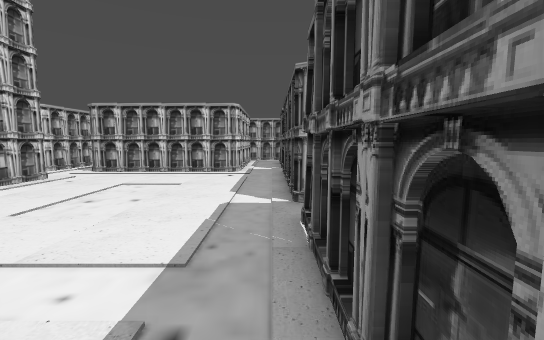
View 1 (above)

24 first-person views from a walk through a 3-D level made in the Godot game engine. The camera is 1.4 m above the floor, tilts 6° down and sees 90° across. The floor is counted in squares, 1 m on a side. Each view is taken from the middle of a square. On the plan, view 1 faces up. The plan holds only what a view shows up to about 13 squares ahead; the rest is blank.

View 2
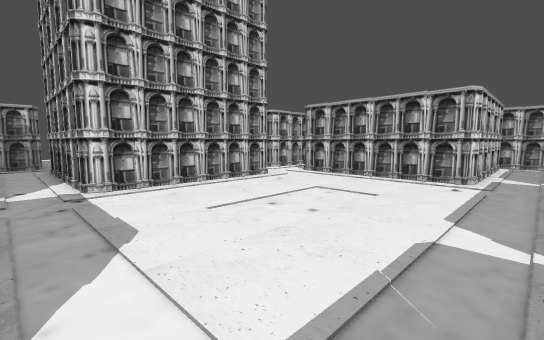

View 3
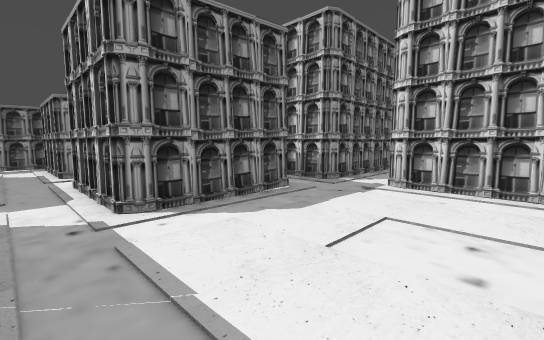

View 4
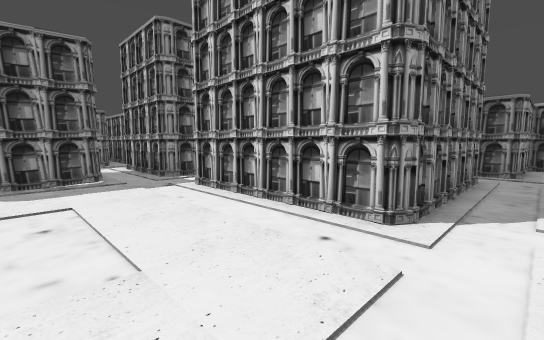

View 5
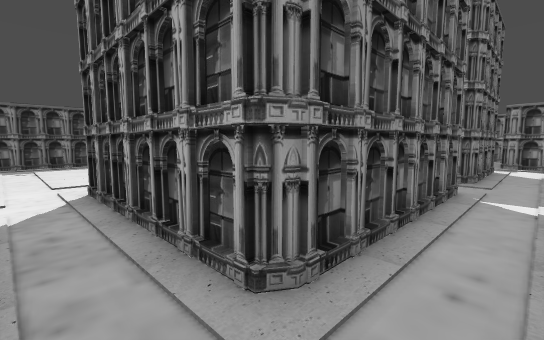

View 6
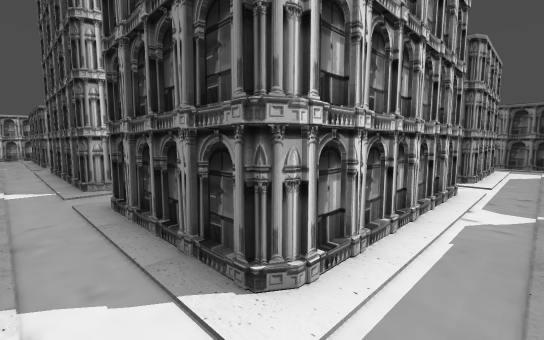

View 7
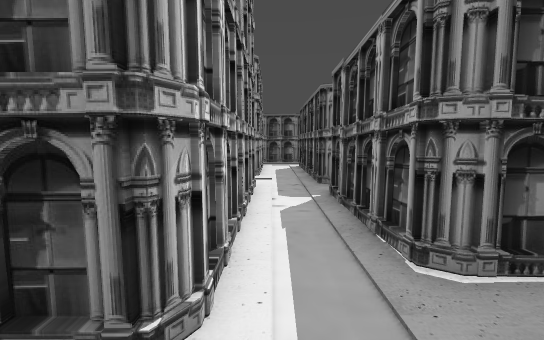

View 8
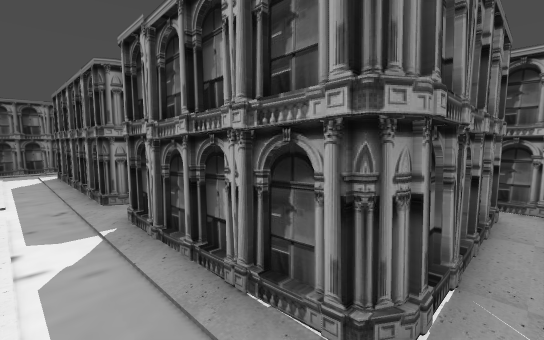

View 9
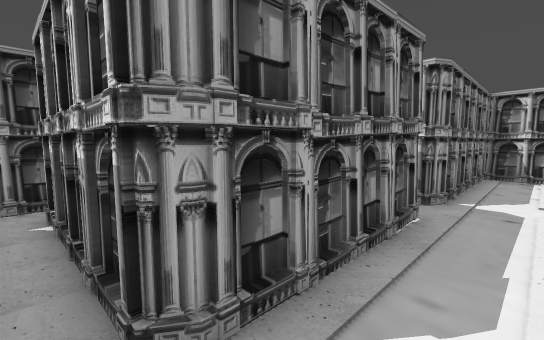

View 10
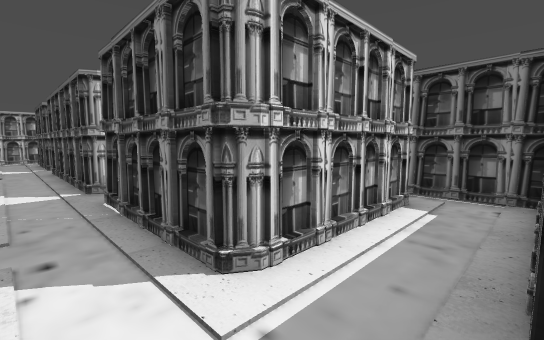

View 11
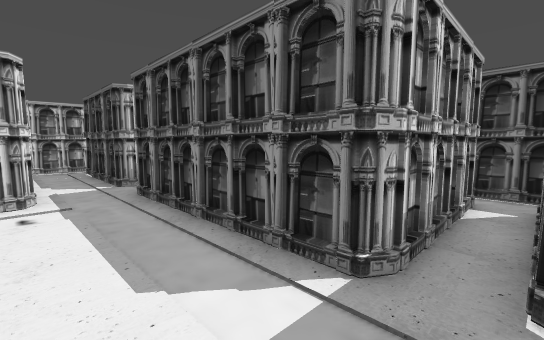

View 12
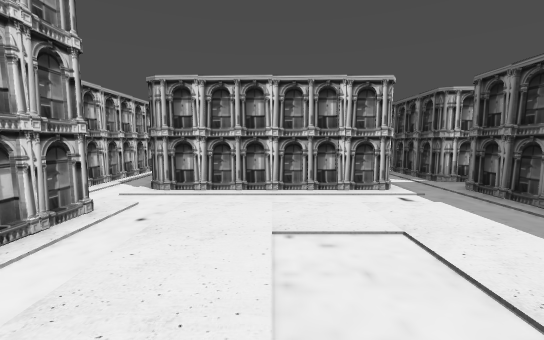

View 13
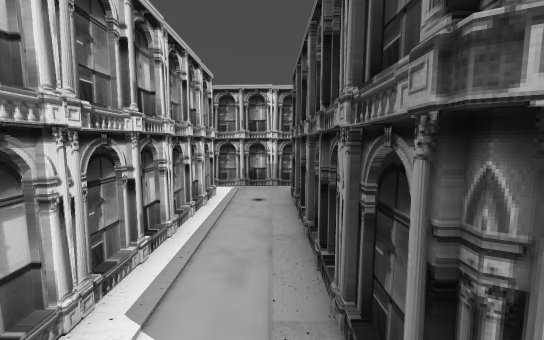

View 14
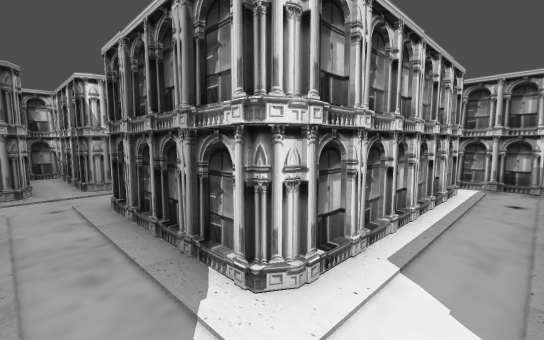

View 15
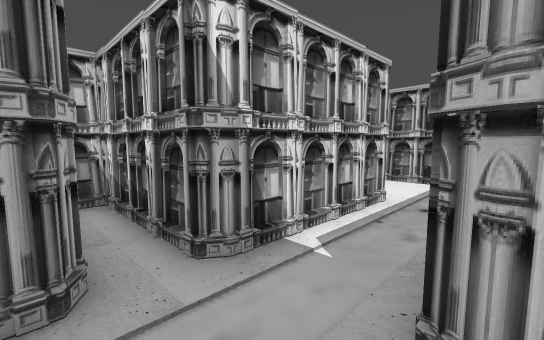

View 16
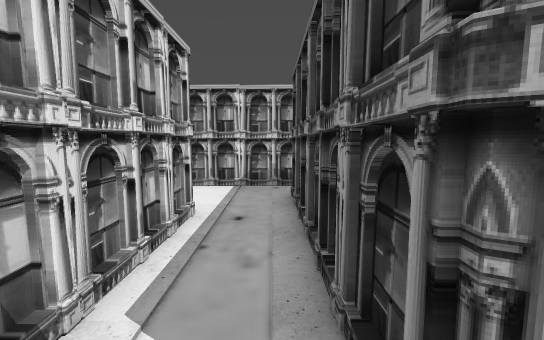

View 17
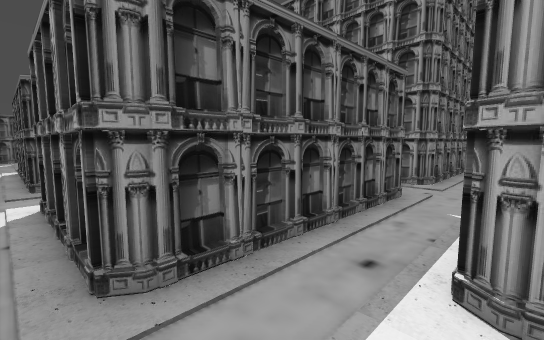

View 18
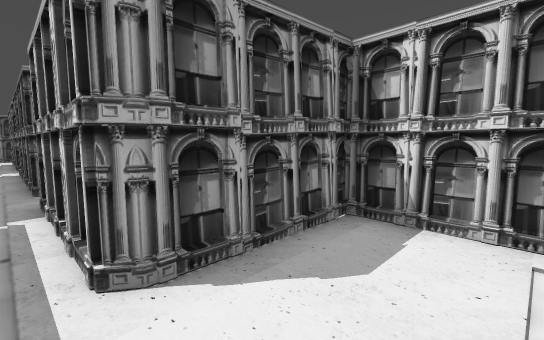

View 19
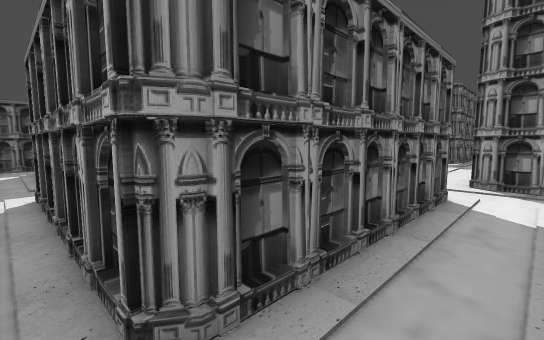

View 20
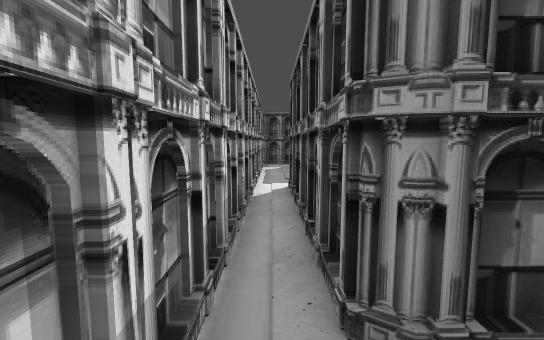

View 21
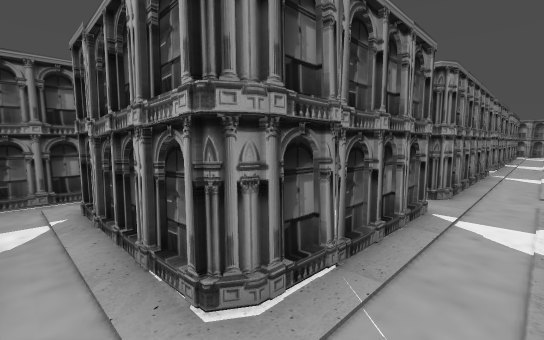

View 22
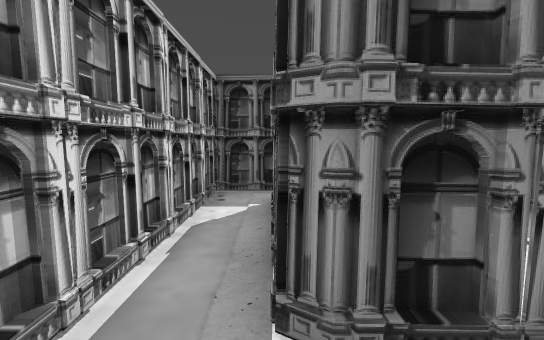

View 23
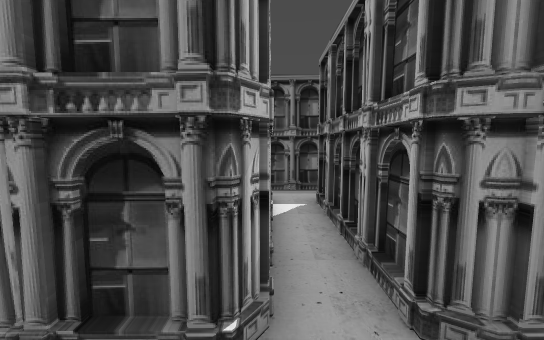

View 24
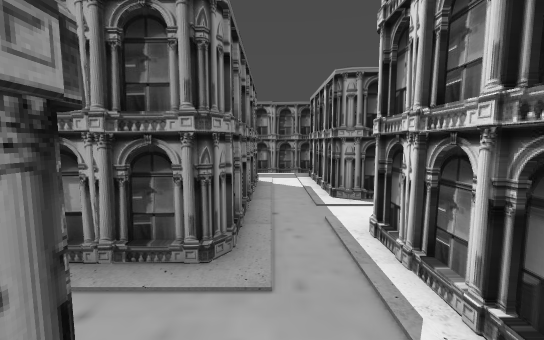

### Floor plan
Key: @ floor where view 1 was taken; # wall or solid block; . floor; B building.
Columns run from 22 left of view 1 to 7 right of it. Each row starts with its distance up from view 1.
 21    #####   ###################
 20 #............................#
 19 #......#####..#######..#####.#
 18 #......#   #..#     #..#
 17 #####..#   #..#     #..#
 16     #..#   #..#     #..#
 15     #..#   #..#     #..#
 14     #..#   #..#     #..#   #.#
 13 #####..#####..#######..#   #.#
 12 #......................#
 11 #####..................#
 10     #..BBBBBBB.........#
  9     #..B     B.........#
  8     #..B     B.........#
  7     #..B     B.........#
  6     #..B     B.........#   #.#
  5     #..B     B.........#   #.#
  4      ..BBBBBBB.........#
  3     #..................#
  2     #..................#
  1      ..#######..#####..#
  0      ..#     #..    #.@#####.#
 -1      ..#     #..    #........#
 -2      ..#     #..    #..#######
 -3      ..#######..#####..#
 -4 #......................#
 -5 #......................#
 -6 #######.#####.#######..#
 -7        .#   #.      #..#
 -8        .#   #.      #..#
 -9        .#   #.      #..#
-10        .#   #.      #..
-11        ##   ##      ####

Where each view was taken, in squares from view 1:
view 1: 0 up, 0 right, facing up
view 2: 2 up, 0 right, facing up-left
view 3: 7 up, 0 right, facing down-left
view 4: 12 up, 4 left, facing down-left
view 5: 12 up, 17 left, facing down-right
view 6: 5 down, 17 left, facing up-right
view 7: 4 down, 17 left, facing right
view 8: 4 down, 15 left, facing down-right
view 9: 4 down, 9 left, facing down-left
view 10: 2 down, 1 left, facing up-right
view 11: 5 up, 2 left, facing up-right
view 12: 5 up, 5 left, facing up
view 13: 12 up, 9 left, facing up
view 14: 11 up, 9 left, facing up-left
view 15: 11 up, 15 left, facing up-left
view 16: 12 up, 16 left, facing up
view 17: 20 up, 18 left, facing down-right
view 18: 20 up, 17 left, facing down-left
view 19: 20 up, 10 left, facing down-right
view 20: 20 up, 10 left, facing right
view 21: 20 up, 1 left, facing down-right
view 22: 19 up, 1 left, facing right
view 23: 14 up, 1 left, facing right
view 24: 1 up, 0 right, facing down
